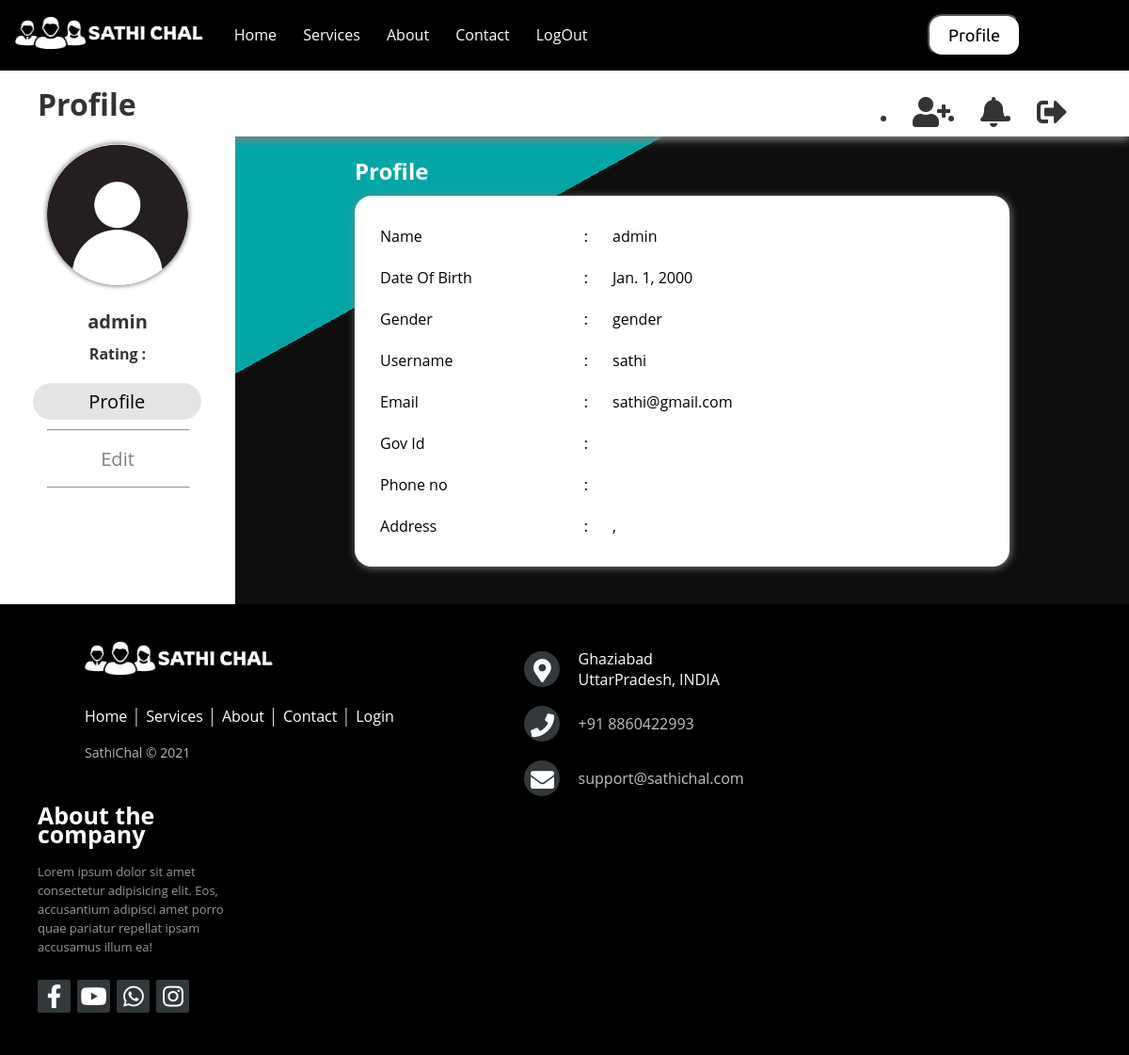
Screenshot of /profile (signed in) with the database file from the repository.
### home/models.py (models this page shows)
class sathiUser(AbstractUser):
    gender =  models.CharField(max_length=1,choices = GENDER_FIElD)
    phone = models.CharField(max_length=15)
    dob = models.DateField(default="2000-01-01")
    aadhaarno = models.CharField(max_length=12)
    city = models.CharField(max_length=50, default="")
    state = models.CharField(max_length=50, default="")
    profile_pic = models.ImageField(upload_to="profile_pics", blank=True, null=True)
    pass

### home/views.py (the view, shortened to what this page needs)
# urls.py: path('profile', views.profile, name='profile'),
def profile(request):
    if request.method == 'GET':
        if request.user.is_authenticated:
            data = sathiUser.objects.get(username=request.user)
            context = {"data":data}
            return render(request,"profile.html",context)
        else:
            return redirect(loginfun)

### templates/profile.html (shortened to what this page needs)
<!DOCTYPE html>
<html lang="en">
  <head>
    <link
      rel="stylesheet"
      href="https://cdnjs.cloudflare.com/ajax/libs/font-awesome/5.12.1/css/all.min.css"
    />
    {% load static %}
  </head>
  <body>
    {%include "layout/navbar.html"%}
    <div class="navbar-top">
      <div class="title">
        <h1>Profile</h1>
      </div>
      <ul>
        <li>
          <a id="friendrequest">
            <i class="fa fa-user-plus fa-2x"></i>
          </a>
        </li>
        <li>
          <a href="#notification">
            <i class="fa fa-bell fa-2x"></i>
          </a>
        </li>
        <li>
          <a href="/logout">
            <i class="fa fa-sign-out-alt fa-2x"></i>
          </a>
        </li>
      </ul>
    </div>
    <div class="client-page">
      <div class="sidenav">
        <div class="client">
          <img id="profile_pic" class="profile_pic" src="{% if data.profile_pic %}{{data.profile_pic.url}}{% else %}{% static 'images/profile.jpg' %} {% endif %}" alt="" width="150" height="150" />
          <div class="name">{{data.first_name}} {{data.last_name}}</div>
          <div class="job">Rating :</div>
        </div>
        <div class="sidenav-url">
          <div class="url">
            <a class="active" id="client">Profile</a>
            <hr align="center" />
          </div>
          <div class="url">
            <a id="settings">Edit</a>
            <hr align="center" />
          </div>
        </div>
      </div>
      <div class="main">
        <h2>Profile</h2>
        <div class="card">
          <div class="card-body" id="details">
            <table>
              <tbody>
                <tr>
                  <td>Name</td>
                  <td>:</td>
                  <td>{{data.first_name}} {{data.last_name}}</td>
                </tr>
                <tr>
                  <td>Date Of Birth</td>
                  <td>:</td>
                  <td>{{data.dob}}</td>
                </tr>
                <tr>
                  <td>Gender</td>
                  <td>:</td>
                  <td>{{data.gender}}</td>
                </tr>
                <tr>
                  <td>Username</td>
                  <td>:</td>
                  <td>{{data.username}}</td>
                </tr>
                <tr>
                  <td>Email</td>
                  <td>:</td>
                  <td>{{data.email}}</td>
                </tr>
                <tr>
                  <td>Gov Id</td>
                  <td>:</td>
                  <td>{{data.aadhaarno}}</td>
                </tr>
                <tr>
                  <td>Phone no</td>
                  <td>:</td>
                  <td>{{data.phone}}</td>
                </tr>
                <tr>
                  <td>Address</td>
                  <td>:</td>
                  <td>{{data.city}}, {{data.state}}</td>
                </tr>
              </tbody>
            </table>
          </div>
        </div>
      </div>
    </div>
    {%include "layout/footer.html"%}
  </body>
</html>

### templates/profile.html (style rules this page uses)
* { margin: 0; }
body { background: linear-gradient( 331deg, rgba(14, 14, 14, 1) 70%, rgba(2, 166, 166, 1) 70% ); font-family: Arial; }
.navbar-top { background-color: #fff; color: #333; box-shadow: 0px 4px 8px 0px grey; height: 70px; display: flex; justify-content: space-between; align-items: center; }
.title { font-family: "Dancing Script", cursive; padding: 15px 40px; }
.navbar-top ul { display: flex; padding: 18px 50px 0 40px; }
.navbar-top ul li a { color: #333; padding: 14px 16px; text-align: center; text-decoration: none; cursor: pointer; }
.client-page { display: flex; }
.sidenav { background-color: #fff; color: #333; padding-top: 20px; width: 250px; }
.client { margin-bottom: 20px; margin-top: -12px; text-align: center; }
.client img { object-fit: cover; border-radius: 50%; box-shadow: 0px 0px 5px 1px grey; }
.name { font-size: 20px; font-weight: bold; padding-top: 20px; }
.job { font-size: 16px; font-weight: bold; padding-top: 10px; }
.url, hr { text-align: center; }
.url hr { margin-left: 20%; width: 60%; }
.url a { color: #818181; display: block; font-size: 20px; margin: 10px 0; padding: 6px 8px; text-decoration: none; }
.url a:hover, .url .active { background-color: #0000001a; border-radius: 28px; color: #000; margin-left: 14%; width: 65%; }
.main { margin: 20px auto; font-size: 28px; padding: 0 10px; width: 58%; }
.main h2 { color: #fff; font-family: "Segoe UI", Tahoma, Geneva, Verdana, sans-serif; font-size: 24px; margin-bottom: 10px; }
.main .card { background-color: #fff; border-radius: 18px; box-shadow: 1px 1px 8px 0 grey; height: auto; margin-bottom: 20px; padding: 20px; }
.main .card table { border: none; font-size: 16px; height: 270px; width: 80%; }
table td { padding: 10px 5px; }

### templates/layout/navbar.html (style rules this page uses)
* { margin: 0; padding: 0; }
body { font-family: 'Ubuntu', sans-serif; }

### templates/layout/footer.html (style rules this page uses)
* { font-family: Open Sans; margin: 0; padding: 0; }

### rows the page displays
sathiUser: last_name "admin", dob "Jan. 1, 2000", gender "gender", username "sathi", email "sathi@gmail.com"
